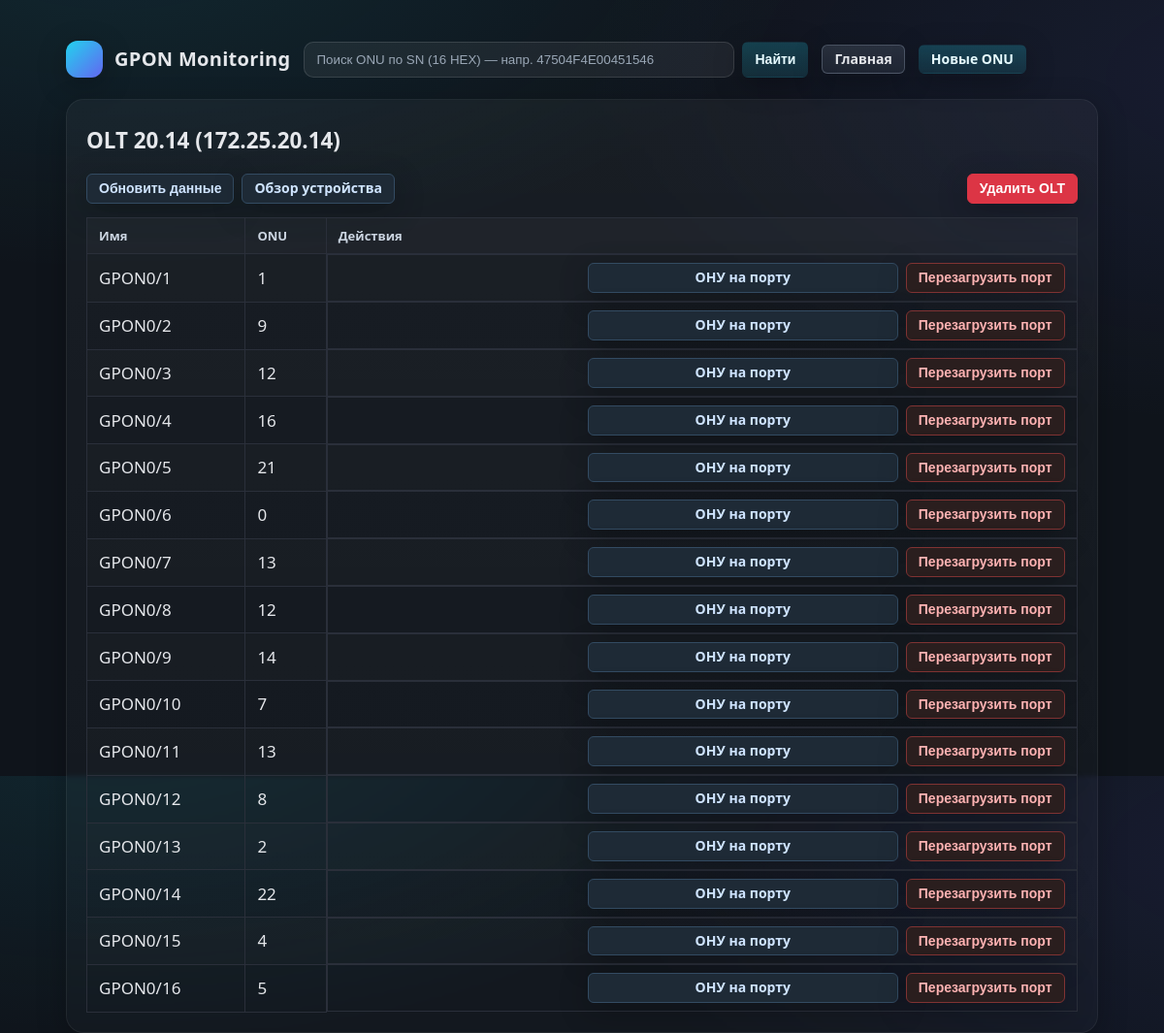
Page /olt/172.25.20.14 on the committed database.
### tables this page shows
CREATE TABLE olts (
  id INTEGER PRIMARY KEY AUTOINCREMENT,
  hostname TEXT NOT NULL,
  ip       TEXT NOT NULL UNIQUE,
  community TEXT NOT NULL,
  vendor    TEXT NOT NULL DEFAULT 'bdcom'
);

CREATE TABLE ponports (
  id INTEGER PRIMARY KEY AUTOINCREMENT,
  olt_ip   TEXT NOT NULL,
  ifindex  TEXT NOT NULL,
  name     TEXT NOT NULL
);

### app.py (the view)
@app.get("/olt/<ip>")
def olt(ip):
    with db() as conn:
        row = conn.execute("SELECT hostname, community, vendor FROM olts WHERE ip = ?", (ip,)).fetchone()
        if not row: abort(404)
        hostname, community, vendor = row
        ports = conn.execute("""
            SELECT p.ifindex, p.name,
                   COALESCE((SELECT COUNT(*) FROM gpon g WHERE g.olt_ip=p.olt_ip AND g.portonu=p.ifindex),0) AS cnt
            FROM ponports p
            WHERE p.olt_ip = ?
              AND p.name LIKE 'GPON%/%'
              AND p.name NOT LIKE '%:%'
            ORDER BY CAST(p.ifindex AS INT)
        """, (ip,)).fetchall()
    return render_template("olt_ports.html", ip=ip, hostname=hostname, ports=ports)

### models.py (called while the page is built)
def ensure_db():
    DB.parent.mkdir(parents=True, exist_ok=True)
    conn = sqlite3.connect(str(DB))
    try:
        with open(SCHEMA, "r", encoding="utf-8") as f:
            conn.executescript(f.read())
        conn.commit()
    finally:
        conn.close()

@contextlib.contextmanager
def db():
    ensure_db()
    conn = connection_pool.get_connection()
    try:
        yield conn
        conn.commit()
    except Exception:
        conn.rollback()
        raise
    finally:
        connection_pool.return_connection(conn)

    def get_connection(self) -> sqlite3.Connection:
        try:
            conn = self.pool.get_nowait()
            return conn
        except:
            with self.lock:
                if self.current_connections < self.max_connections:
                    conn = self._create_connection()
                    self.current_connections += 1
                    return conn
                else:
                    return self.pool.get()

    def return_connection(self, conn: sqlite3.Connection):
        try:
            self.pool.put_nowait(conn)
        except:
            conn.close()
            with self.lock:
                self.current_connections -= 1

### templates/olt_ports.html (shortened to what this page needs)
{% extends "base.html" %}
{% block content %}
<h2 class="olt-title">OLT {{ hostname }} ({{ ip }})</h2>
<div class="olt-actions">
  <div class="left">
    <form method="post" action="{{ url_for('olt_refresh', ip=ip) }}">
      <button class="btn soft-blue">Обновить данные</button>
    </form>
    <a class="btn soft-blue" href="{{ url_for('olt_device', ip=ip) }}">Обзор устройства</a>
  </div>
  <div class="right">
    <form method="post" action="{{ url_for('delete_olt', ip=ip) }}"
          onsubmit="return confirm('Удалить OLT {{ hostname }} ({{ ip }}) и связанные записи?')">
      <button class="btn warn">Удалить OLT</button>
    </form>
  </div>
</div>
<div class="kv-wrap">
  <table class="kv">
    <thead>
      <tr>
        <th>Имя</th>
        <th>ONU</th>
        <th>Действия</th>
      </tr>
    </thead>
    <tbody>
    {% for ifi, name, cnt in ports %}
      <tr>
        <td>{{ name }}</td>
        <td>{{ cnt }}</td>
        <td class="row-actions">
          <a class="btn soft-blue wide" href="{{ url_for('port', ip=ip, ifindex=ifi) }}">ОНУ на порту</a>
          <form method="post" action="{{ url_for('port_bounce', ip=ip, ifindex=ifi) }}" style="display:inline"
                onsubmit="return confirm('Перезагрузить порт {{ name }}?')">
            <button class="btn soft-red">Перезагрузить порт</button>
          </form>
        </td>
      </tr>
    {% endfor %}
    </tbody>
  </table>
</div>
{% endblock content %}

### templates/base.html (style rules this page uses)
:root { --bg:#0f172a; --panel:#111827; --card:#0b1222; --muted:#94a3b8; --text:#e5e7eb; --accent:#22d3ee; --shadow: 0 8px 30px rgba(0,0,0,.25); --radius:18px; }
* { box-sizing:border-box }
html,body { height:100% }
body { margin:0; font:16px/1.6 system-ui, -apple-system, Segoe UI, Roboto, Ubuntu, Cantarell, "Noto Sans", Arial; color:var(--text); background: radial-gradient(1200px 600px at 10% -10%, rgba(34,211,238,.10), transparent 60%), radial-gradient(1200px 600px at 110% 10%, rgba(99,102,241,.10), transparent 60%), var(--bg); }
a { color:var(--accent); text-decoration:none; transition:opacity .15s ease }
.btn { appearance:none; border:none; cursor:pointer; background:linear-gradient(180deg, rgba(34,211,238,.22), rgba(34,211,238,.12)); border:1px solid rgba(34,211,238,.35); color:#e6fbff; padding:8px 12px; border-radius:12px; font-weight:650; font-size:14px; box-shadow: var(--shadow); text-decoration:none; display:inline-block; transition: transform .06s ease, filter .15s ease, background .2s ease, border-color .2s ease; }
.btn.warn { background:linear-gradient(180deg, rgba(239,68,68,.22), rgba(239,68,68,.12)); border-color:rgba(239,68,68,.35) }
h2 { margin:0 0 14px 0 }
table { width:100%; border-collapse:separate; border-spacing:0 }
thead th { text-align:left; font-weight:700; font-size:13px; color:var(--muted); padding:12px 14px; background:rgba(255,255,255,.03); position:sticky; top:0; z-index:1; }
tbody td { padding:12px 14px; border-top:1px solid rgba(255,255,255,.06) }
tbody tr { transition: background .15s ease }
tbody tr:nth-child(odd) { background:rgba(255,255,255,.01) }

### templates/olt_ports.html (style rules this page uses)
body { background-color:#0f141b; color:#e5e7eb; }
.olt-title { margin: .25rem 0 1rem; font-size: 1.4rem; font-weight: 600; }
.olt-actions { display: flex; align-items: center; justify-content: space-between; gap: 12px; margin: 0 0 14px 0; flex-wrap: wrap; }
.olt-actions .left, .olt-actions .right { display: flex; gap: 8px; flex-wrap: wrap; }
.btn { display: inline-block; border: 1px solid transparent; border-radius: 6px; padding: 6px 12px; font-size: 14px; line-height: 1.2; cursor: pointer; text-decoration: none; text-align: center; white-space: nowrap; }
.btn.warn { background: #dc3545; color: #fff; border-color: #dc3545; }
.btn.soft-blue { background: #1e2a36; color: #cfe4ff; border-color: #334b62; }
.btn.soft-red { background: #2a1e1e; color: #ffb3b3; border-color: #803333; }
.wide { min-width: 320px; text-align: center; }
.kv-wrap { display: flex; justify-content: center; }
.kv { border-collapse: collapse; min-width: 520px; max-width: 100%; font-size: 17px; }
.kv th, .kv td { border: 1px solid #2a2f3a; padding: 8px 12px; text-align: left; vertical-align: middle; }
.kv th { font-weight: 600; color: #cbd5e1; white-space: nowrap; }
.kv td { color: #e5e7eb; }
.row-actions { display: flex; justify-content: flex-end; gap: 8px; }

### rows in the picture
olts: hostname "20.14"
ponports: name "GPON0/1", cnt "1"
ponports: name "GPON0/2", cnt "9"
ponports: name "GPON0/3", cnt "12"
ponports: name "GPON0/4", cnt "16"
ponports: name "GPON0/5", cnt "21"
ponports: name "GPON0/6", cnt "0"
ponports: name "GPON0/7", cnt "13"
ponports: name "GPON0/8", cnt "12"
ponports: name "GPON0/9", cnt "14"
ponports: name "GPON0/10", cnt "7"
ponports: name "GPON0/11", cnt "13"
ponports: name "GPON0/12", cnt "8"
ponports: name "GPON0/13", cnt "2"
ponports: name "GPON0/14", cnt "22"
ponports: name "GPON0/15", cnt "4"
ponports: name "GPON0/16", cnt "5"

### other values in the picture
{{ header or "GPON Monitoring" }} "GPON Monitoring"
{{ ip }} "172.25.20.14"
